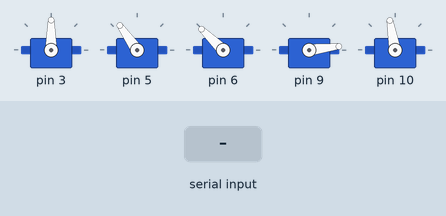
Recording of a sketch running on a simulated Arduino Uno, built with avr-gcc and run on an emulated ATmega328P. Shown: 5 × servo. The test bench sets the inputs (shaded band).

Above: at 1.2 s.
1.3 s: "30,150|" received over Serial
At 2.3 s:
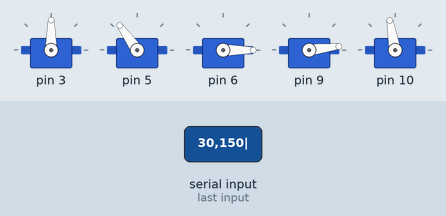
2.8 s: "5|" received over Serial
At 3.5 s:
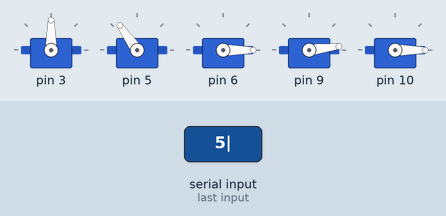
4.3 s: "200|" received over Serial
At 4.8 s:
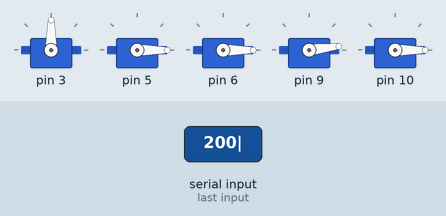
Timing chart, 0 to 7.3 s (numbered marks = the images above; inputs shaded):
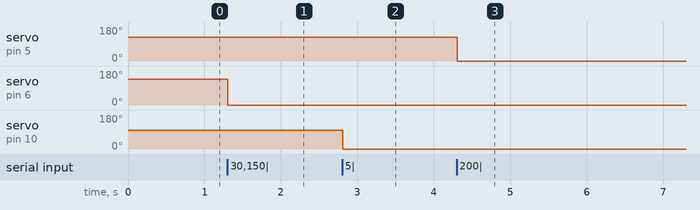

Measured:
- after the input at 1.3 s, servo on pin 6: 136° → 0° at once
- after the input at 2.8 s, servo on pin 10: 100° → 0° at once
- after the input at 4.3 s, servo on pin 5: 125° → 0° at once

The sketch:

serialServos.ino
```cpp
#include <Servo.h>

Servo servos[5];
String data = "nothing";

void moveServo(int num, int angle){
  //Serial.print("Moving servo " + String(num) + " to " + String(angle) + " angle.");
  servos[num-1].write(angle);
}

int handleCommand(String com){
  //Serial.println("Handling command: " + com);
  int num = com.substring(0,1).toInt(); // Assuming 1 digit servo numbers
  int angle = com.substring(2).toInt();
  moveServo(num, angle);
}

void setup() {
  servos[0].attach(3);
  servos[0].write(90);
  servos[1].attach(5);
  servos[1].write(125);
  servos[2].attach(6);
  servos[2].write(136);
  servos[3].attach(9);
  servos[3].write(7);
  servos[4].attach(10);
  servos[4].write(100);
  Serial.begin(115200);
}

void loop() {
  if(Serial.available() > 0){
    data = Serial.readStringUntil('|');
    handleCommand(data);
  }
  delay(10);
}
```
